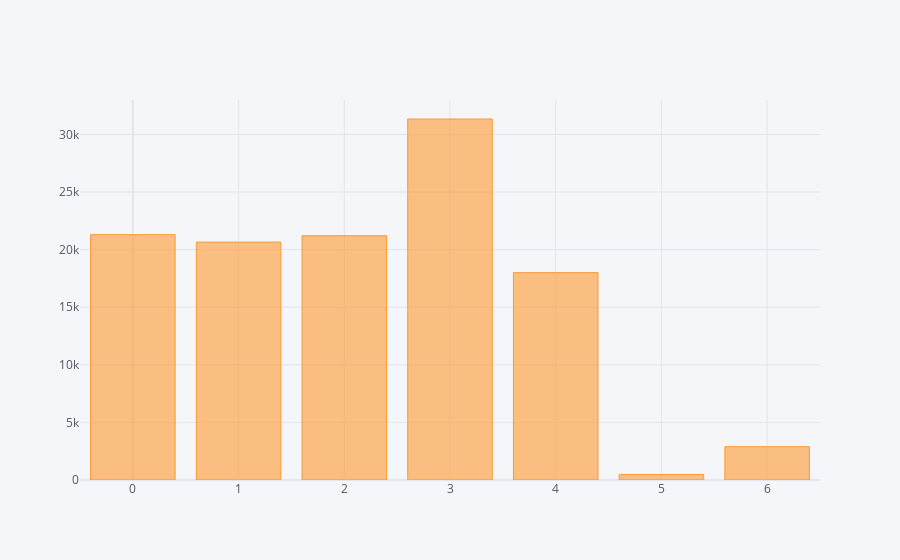

Write notebook code for a chart like this one.
### Code cell
df6.groupby('dayofweek')['product_category_name'].count().iplot(kind='bar')

### Figure 1 — Plotly figure (JSON) as saved in the notebook; plotly's stock layout.template omitted (floating-point values rounded to 4 significant figures)
{"data": [{"marker": {"color": "rgba(255, 153, 51, 0.6)", "line": {"color": "rgba(255, 153, 51, 1.0)", "width": 1}}, "name": "product_category_name", "orientation": "v", "text": "", "type": "bar", "x": [0, 1, 2, 3, 4, 5, 6], "y": [21300, 20651, 21208, 31340, 18002, 485, 2892]}], "layout": {"autosize": true, "legend": {"bgcolor": "#F5F6F9", "font": {"color": "#4D5663"}}, "paper_bgcolor": "#F5F6F9", "plot_bgcolor": "#F5F6F9", "title": {"font": {"color": "#4D5663"}}, "xaxis": {"autorange": true, "gridcolor": "#E1E5ED", "range": [-0.5, 6.5], "showgrid": true, "tickfont": {"color": "#4D5663"}, "title": {"font": {"color": "#4D5663"}, "text": ""}, "type": "linear", "zerolinecolor": "#E1E5ED"}, "yaxis": {"autorange": true, "gridcolor": "#E1E5ED", "range": [0, 32990.0], "showgrid": true, "tickfont": {"color": "#4D5663"}, "title": {"font": {"color": "#4D5663"}, "text": ""}, "type": "linear", "zerolinecolor": "#E1E5ED"}}}
